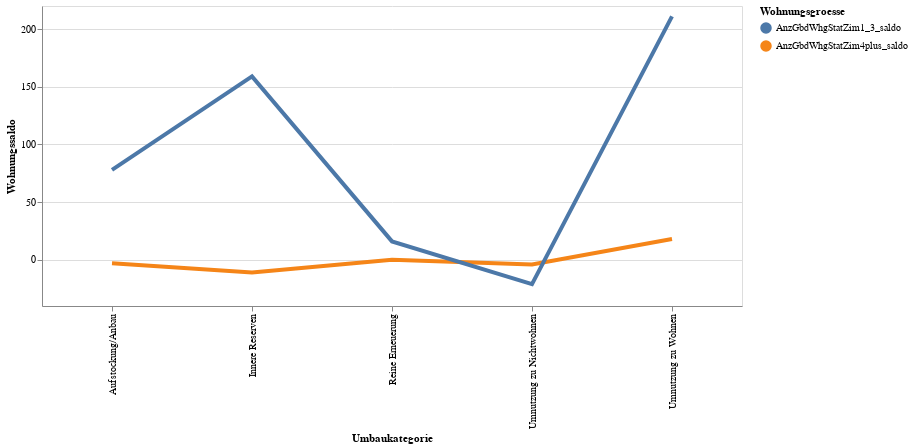

Notebook source saved alongside this figure:
### Code cell
# df_statzonen = df_statzonen[(df_statzonen.knr>0) & (df_statzonen.qname!="Hirslanden")]

highlight = alt.selection(type='single', on='mouseover',
                          fields=['Wohnungsgroesse'], nearest=True)
#x='date:StichtagDatJahr',
base = alt.Chart(mySelection).encode(
    x='Umbaukategorie',
    y='Wohnungssaldo',
    color='Wohnungsgroesse'
)

points = base.mark_circle().encode(
    opacity=alt.value(0)
).add_selection(
    highlight
).properties(
    width=700 , height=300
)
lines = base.mark_line().encode(
    size=alt.condition(~highlight, alt.value(1.5), alt.value(4))
).interactive()

points + lines

### Figure 1 — Vega-Lite specification as saved in the notebook (floating-point values rounded to 4 significant figures)
{"config": {"view": {"continuousWidth": 400, "continuousHeight": 300}}, "layer": [{"mark": "circle", "encoding": {"color": {"type": "nominal", "field": "Wohnungsgroesse"}, "opacity": {"value": 0}, "x": {"type": "nominal", "field": "Umbaukategorie"}, "y": {"type": "quantitative", "field": "Wohnungssaldo"}}, "height": 300, "selection": {"selector001": {"type": "single", "on": "mouseover", "fields": ["Wohnungsgroesse"], "nearest": true}}, "width": 700}, {"mark": "line", "encoding": {"color": {"type": "nominal", "field": "Wohnungsgroesse"}, "size": {"condition": {"value": 1.5, "selection": {"not": "selector001"}}, "value": 4}, "x": {"type": "nominal", "field": "Umbaukategorie"}, "y": {"type": "quantitative", "field": "Wohnungssaldo"}}, "selection": {"selector002": {"type": "interval", "bind": "scales", "encodings": ["x", "y"]}}}], "data": {"name": "data-e01082089fac0cefa2cb422c5ec0717a"}, "$schema": "https://vega.github.io/schema/vega-lite/v4.8.1.json", "datasets": {"data-e01082089fac0cefa2cb422c5ec0717a": [{"Jahr": "2020-01-01T00:00:00", "Umbaukategorie": "Aufstockung/Anbau", "UmbaukategorieCd": 3, "Wohnungsgroesse": "AnzGbdWhgStatZim4plus_saldo", "Wohnungssaldo": -3}, {"Jahr": "2020-01-01T00:00:00", "Umbaukategorie": "Aufstockung/Anbau", "UmbaukategorieCd": 3, "Wohnungsgroesse": "AnzGbdWhgStatZim1_3_saldo", "Wohnungssaldo": 78}, {"Jahr": "2020-01-01T00:00:00", "Umbaukategorie": "Innere Reserven", "UmbaukategorieCd": 2, "Wohnungsgroesse": "AnzGbdWhgStatZim4plus_saldo", "Wohnungssaldo": -11}, {"Jahr": "2020-01-01T00:00:00", "Umbaukategorie": "Innere Reserven", "UmbaukategorieCd": 2, "Wohnungsgroesse": "AnzGbdWhgStatZim1_3_saldo", "Wohnungssaldo": 159}, {"Jahr": "2020-01-01T00:00:00", "Umbaukategorie": "Reine Erneuerung", "UmbaukategorieCd": 1, "Wohnungsgroesse": "AnzGbdWhgStatZim4plus_saldo", "Wohnungssaldo": 0}, {"Jahr": "2020-01-01T00:00:00", "Umbaukategorie": "Reine Erneuerung", "UmbaukategorieCd": 1, "Wohnungsgroesse": "AnzGbdWhgStatZim1_3_saldo", "Wohnungssaldo": 16}, {"Jahr": "2020-01-01T00:00:00", "Umbaukategorie": "Umnutzung zu Nichtwohnen", "UmbaukategorieCd": 5, "Wohnungsgroesse": "AnzGbdWhgStatZim4plus_saldo", "Wohnungssaldo": -4}, {"Jahr": "2020-01-01T00:00:00", "Umbaukategorie": "Umnutzung zu Nichtwohnen", "UmbaukategorieCd": 5, "Wohnungsgroesse": "AnzGbdWhgStatZim1_3_saldo", "Wohnungssaldo": -21}, {"Jahr": "2020-01-01T00:00:00", "Umbaukategorie": "Umnutzung zu Wohnen", "UmbaukategorieCd": 4, "Wohnungsgroesse": "AnzGbdWhgStatZim4plus_saldo", "Wohnungssaldo": 18}, {"Jahr": "2020-01-01T00:00:00", "Umbaukategorie": "Umnutzung zu Wohnen", "UmbaukategorieCd": 4, "Wohnungsgroesse": "AnzGbdWhgStatZim1_3_saldo", "Wohnungssaldo": 211}]}}
